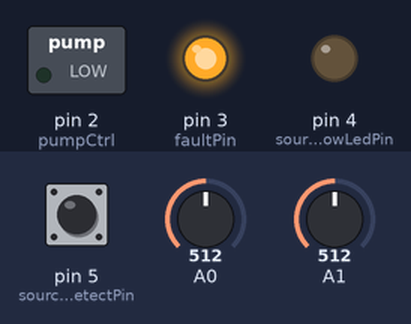
This sketch was run on a simulated Arduino Uno, built with avr-gcc and run on an emulated ATmega328P. Shown: switched loads named in the sketch (green lamp = pin HIGH), output pins drawn as LEDs (lit = HIGH). The test bench sets the inputs (shaded band); at power-on: pin 5 (sourceLowDetectPin) HIGH, A0 = 512, A1 = 512. What the sketch prints to the serial monitor is not drawn.

Above: at 0.1 s.
Timing chart, 0 to 1.6 s (numbered marks = the images above):
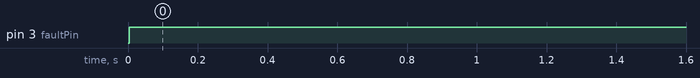

The sketch:

auto_h20.ino
```cpp
/*
  Auto H20 - auto watering system for Christmas trees
  Jay Cosper
  20191214
*/
#define WATER_LEVEL_SENSORS 2
#define LOWER_WATER_SENSOR 0
#define UPPER_WATER_SENSOR 1

/* Pin definitions */
// These just happen to be the same as the index
#define LOWER_SENSOR_PIN 0
#define UPPER_SENSOR_PIN 1

const int waterLevelPin[WATER_LEVEL_SENSORS] = {LOWER_SENSOR_PIN, UPPER_SENSOR_PIN};
const int faultPin =  3;
const int sourceLowLedPin =  4;
const int sourceLowDetectPin =  5;
const int pumpCtrl = 2;

/* constants */
const int LED_ON = 1;
const int LED_OFF = 0;
const int PUMP_ON = 1;
const int PUMP_OFF = 0;
const int SENSOR_CHECK_RATE = 1000; /* main loop rate in ms */
const int PUMP_TIMEOUT_VALUE = 30; /* max time in SENSOR_CHECK_RATE units pump can be on */
const int WATER_LEVEL_SWITCHPOINT = 512;

/* global variables */
int pumpState;
int pumpTimeout;

/* prototypes */
void faultState(void);

// the setup routine runs once when you press reset:
void setup() {
  // initialize serial communication at 9600 bits per second:
  Serial.begin(115200);

  // initialize pin direction
  pinMode(faultPin, OUTPUT);
  pinMode(sourceLowLedPin, OUTPUT);
  pinMode(pumpCtrl, OUTPUT);

  pinMode(sourceLowDetectPin, INPUT);

  pumpState = PUMP_OFF;

  digitalWrite(faultPin, LED_OFF);
  digitalWrite(sourceLowLedPin, LED_OFF);
  digitalWrite(pumpCtrl, pumpState);
}

// the loop routine runs over and over again forever:
void loop() {

  int waterLevel[WATER_LEVEL_SENSORS];
  bool bWaterLevelSw[WATER_LEVEL_SENSORS];
  int sourceLowDetect;

  Serial.println("Entering main loop");

  /* read the source water level switch */
  sourceLowDetect = digitalRead(sourceLowDetectPin);
  Serial.print("sourceLowDetect: ");
  Serial.println(sourceLowDetect);

  /*
   * make sure that:
   * 1. the pump has not been running too long, and
   */
  if (pumpState == PUMP_ON)
  {
    pumpTimeout++;
    Serial.print("pumpTimeout: ");
    Serial.println(pumpTimeout);
    if (pumpTimeout > PUMP_TIMEOUT_VALUE)
    {
      faultState();
    }
  }
  else
  {
    pumpTimeout = 0;
  }

  /*
   * 2. water in present in the source tank
   */
  if (!sourceLowDetect)
  {

    /* read the analog water sensor */
    waterLevel[LOWER_WATER_SENSOR]= analogRead(waterLevelPin[LOWER_SENSOR_PIN]);
    waterLevel[UPPER_WATER_SENSOR]= analogRead(waterLevelPin[UPPER_SENSOR_PIN]);
    /* translate to binary */
    /* Active (blocked) sensor is pulled high */
    for (int i = 0; i < WATER_LEVEL_SENSORS; i++)
    {
      bWaterLevelSw[i] = true;
      if (waterLevel[i] <= WATER_LEVEL_SWITCHPOINT)
      {
        bWaterLevelSw[i] = false;
      }
    }

    /* if pump is ON, check against HIGH level */
    Serial.print("waterLevel: S0 ");
    Serial.print(waterLevel[LOWER_WATER_SENSOR]);
    Serial.print(" S1 ");
    Serial.println(waterLevel[UPPER_WATER_SENSOR]);
    Serial.print("pumpState: ");
    Serial.println(pumpState);

    /* Pump Case */
    if (!bWaterLevelSw[LOWER_WATER_SENSOR] && !bWaterLevelSw[UPPER_WATER_SENSOR]) {
      // neither switch active/blocked
      // empty, enable pump
      pumpState = PUMP_ON;
    } else if (bWaterLevelSw[LOWER_WATER_SENSOR] && !bWaterLevelSw[UPPER_WATER_SENSOR]) {
      // lower active/blocked, upper not active/blocked
      // normal water level, do nothing...
    } else if (!bWaterLevelSw[LOWER_WATER_SENSOR] && bWaterLevelSw[UPPER_WATER_SENSOR]) {
      // fault case
      // lower not active/blocked, upper active/blocked
      Serial.print("invalid sensor fault: S0 ");
      Serial.print(waterLevel[LOWER_WATER_SENSOR]);
      Serial.print(" S1 ");
      Serial.println(waterLevel[UPPER_WATER_SENSOR]);
      faultState();
    } else if (bWaterLevelSw[LOWER_WATER_SENSOR] && bWaterLevelSw[UPPER_WATER_SENSOR]) {
      // both switches active/blocked
      // full, shut off pump
      pumpState = PUMP_OFF;
    } else {
      // fault case -- should never see this
      Serial.print("impossible sensor fault: S0 ");
      Serial.print(waterLevel[LOWER_WATER_SENSOR]);
      Serial.print(" S1 ");
      Serial.println(waterLevel[UPPER_WATER_SENSOR]);
      faultState();
    }

    /* set the pump state */
    digitalWrite(pumpCtrl, pumpState);
  }
  else
  {
    /* water source is low */
    Serial.print("sourceLowDetect fault: ");
    Serial.println(sourceLowDetect);
    faultState();
  }

  /*
   * 3. delay between main loop runs
   */
  delay(SENSOR_CHECK_RATE);
}

void faultState(void)
{
  int waterLevel[WATER_LEVEL_SENSORS];
  Serial.print("FAULT: pumpState ");
  Serial.print(pumpState);
  Serial.print(" pumpTimeout: ");
  Serial.println(pumpTimeout);
  digitalWrite(faultPin, LED_ON);
  digitalWrite(pumpCtrl, PUMP_OFF);
  while(1)
  {
    /* trap -- wait for reset */
    delay(SENSOR_CHECK_RATE);
    waterLevel[LOWER_WATER_SENSOR]= analogRead(waterLevelPin[LOWER_SENSOR_PIN]);
    waterLevel[UPPER_WATER_SENSOR]= analogRead(waterLevelPin[UPPER_SENSOR_PIN]);
    Serial.print("waterLevel: S0 ");
    Serial.print(waterLevel[LOWER_WATER_SENSOR]);
    Serial.print(" S1 ");
    Serial.println(waterLevel[UPPER_WATER_SENSOR]);
  }
}
```

Measured:
- by itself, pin 3 (faultPin): LOW → HIGH at 0.00 s
